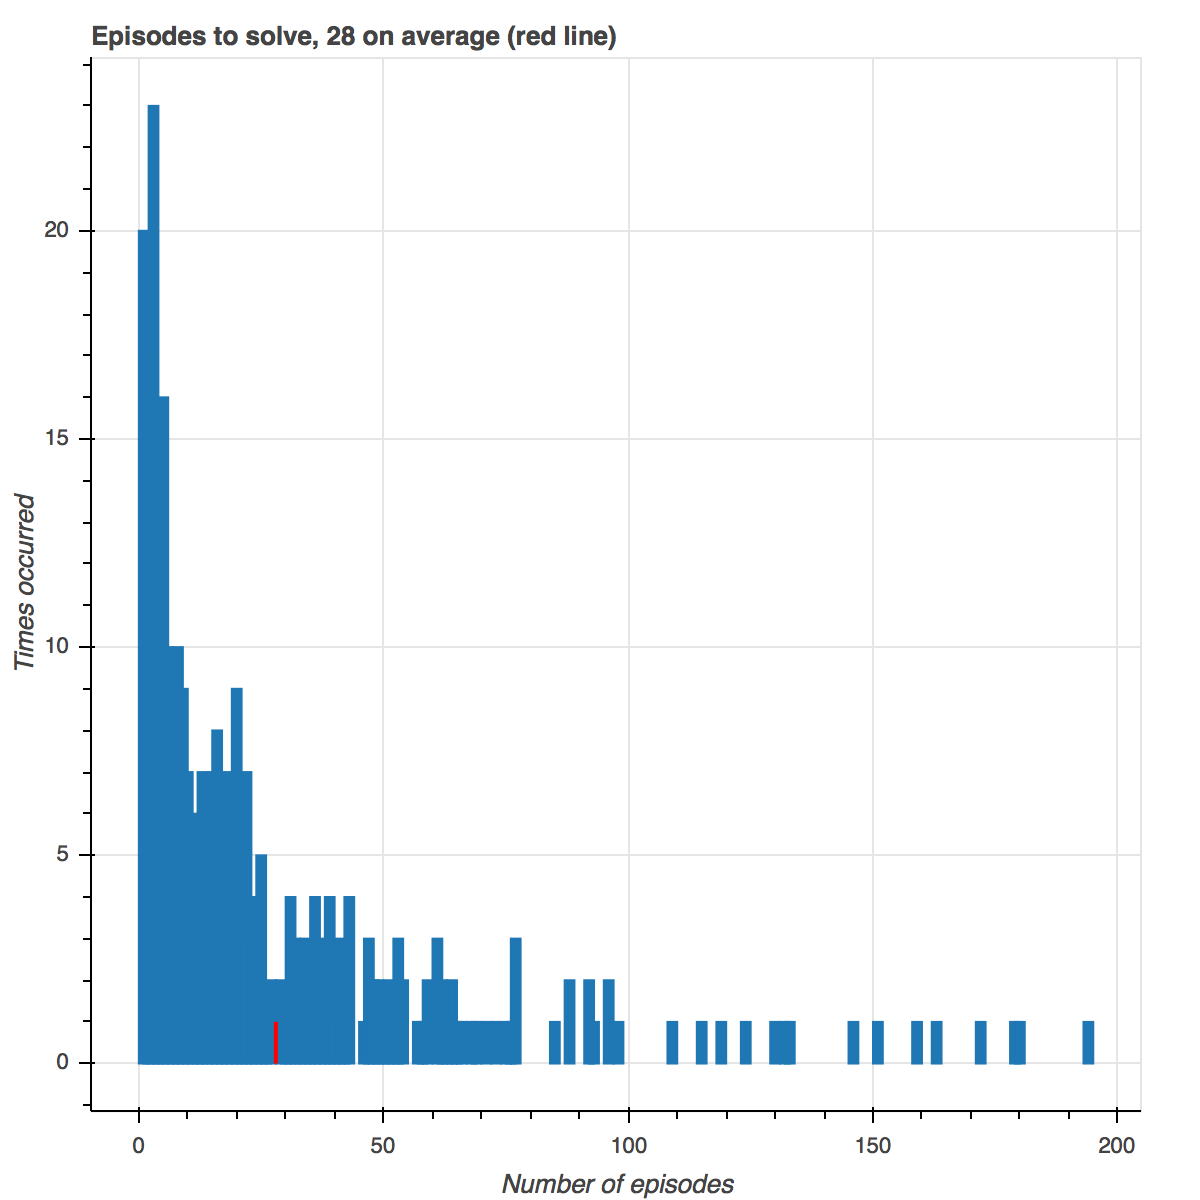

Source code (Python):
import numpy as np
import gym
from bokeh.plotting import figure, show

env = gym.make('CartPole-v0')

def episode(action, parameters):
	observation = env.reset()
	episode_reward = 0
	
	while True:
		observation, reward, done, info = env.step(action(observation, parameters))
		episode_reward += reward
		if done:
			break
	
	return episode_reward

def linear_action(observation, parameters):
	action = 0 if np.matmul(observation, parameters) < 0 else 1
	return action

def plot(episodes_to_solve):
	x = episodes_to_solve.nonzero()[0]
	y = episodes_to_solve[x]
	average = int(np.matmul(x, y)/np.sum(y))
	plot = figure(title = 'Episodes to solve, {} on average (red line)'.format(average), x_axis_label = 'Number of episodes', y_axis_label = 'Times occurred')
	plot.vbar(x = x, top = y, width = 2)
	plot.line(x = [average, average], y = [0, 1], color="red", line_width=2)
	show(plot)

def hill_climbing():
	episodes_to_solve = np.zeros(10000)
	for _ in range(400):
		best_reward = 0
		parameters = np.random.uniform(-1, 1, 4)
		for episode_index in range(1, 200):
			noise_intensity = 0.5
			noise = np.random.uniform(-1, 1, 4) * noise_intensity
			noised_parameters = parameters + noise
			reward = episode(linear_action, noised_parameters)
			if best_reward < reward:
				best_reward = reward
				parameters = noised_parameters
				if best_reward == 200:
					episodes_to_solve[episode_index] += 1
					print('solved at episode', episode_index)
					break
	return episodes_to_solve

episodes_to_solve = hill_climbing()
plot(episodes_to_solve)
